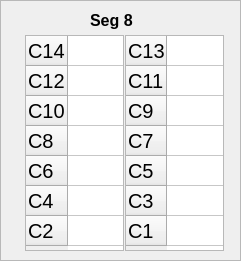
     <widget class="QFrame" name="frame_12">
      <property name="geometry">
       <rect>
        <x>495</x>
        <y>320</y>
        <width>241</width>
        <height>261</height>
       </rect>
      </property>
      <property name="frameShape">
       <enum>QFrame::StyledPanel</enum>
      </property>
      <property name="frameShadow">
       <enum>QFrame::Raised</enum>
      </property>
      <widget class="QTableWidget" name="box8_even">
       <property name="geometry">
        <rect>
         <x>25</x>
         <y>35</y>
         <width>99</width>
         <height>216</height>
        </rect>
       </property>
       <property name="font">
        <font>
         <pointsize>15</pointsize>
        </font>
       </property>
       <attribute name="horizontalHeaderVisible">
        <bool>false</bool>
       </attribute>
       <attribute name="horizontalHeaderDefaultSectionSize">
        <number>60</number>
       </attribute>
       <row>
        <property name="text">
         <string>C14</string>
        </property>
       </row>
       <row>
        <property name="text">
         <string>C12</string>
        </property>
       </row>
       <row>
        <property name="text">
         <string>C10</string>
        </property>
       </row>
       <row>
        <property name="text">
         <string>C8</string>
        </property>
       </row>
       <row>
        <property name="text">
         <string>C6</string>
        </property>
       </row>
       <row>
        <property name="text">
         <string>C4</string>
        </property>
       </row>
       <row>
        <property name="text">
         <string>C2</string>
        </property>
       </row>
       <column>
        <property name="text">
         <string>Right</string>
        </property>
       </column>
      </widget>
      <widget class="QTableWidget" name="box8_odd">
       <property name="geometry">
        <rect>
         <x>125</x>
         <y>35</y>
         <width>99</width>
         <height>216</height>
        </rect>
       </property>
       <property name="font">
        <font>
         <pointsize>15</pointsize>
         <weight>50</weight>
         <bold>false</bold>
        </font>
       </property>
       <attribute name="horizontalHeaderVisible">
        <bool>false</bool>
       </attribute>
       <attribute name="horizontalHeaderDefaultSectionSize">
        <number>60</number>
       </attribute>
       <row>
        <property name="text">
         <string>C13</string>
        </property>
       </row>
       <row>
        <property name="text">
         <string>C11</string>
        </property>
       </row>
       <row>
        <property name="text">
         <string>C9</string>
        </property>
       </row>
       <row>
        <property name="text">
         <string>C7</string>
        </property>
       </row>
       <row>
        <property name="text">
         <string>C5</string>
        </property>
       </row>
       <row>
        <property name="text">
         <string>C3</string>
        </property>
       </row>
       <row>
        <property name="text">
         <string>C1</string>
        </property>
       </row>
       <column>
        <property name="text">
         <string>Left</string>
        </property>
       </column>
      </widget>
      <widget class="QLabel" name="box3_label_2">
       <property name="geometry">
        <rect>
         <x>90</x>
         <y>10</y>
         <width>61</width>
         <height>21</height>
        </rect>
       </property>
       <property name="font">
        <font>
         <pointsize>12</pointsize>
         <weight>75</weight>
         <bold>true</bold>
        </font>
       </property>
       <property name="text">
        <string>Seg 8</string>
       </property>
      </widget>
     </widget>
